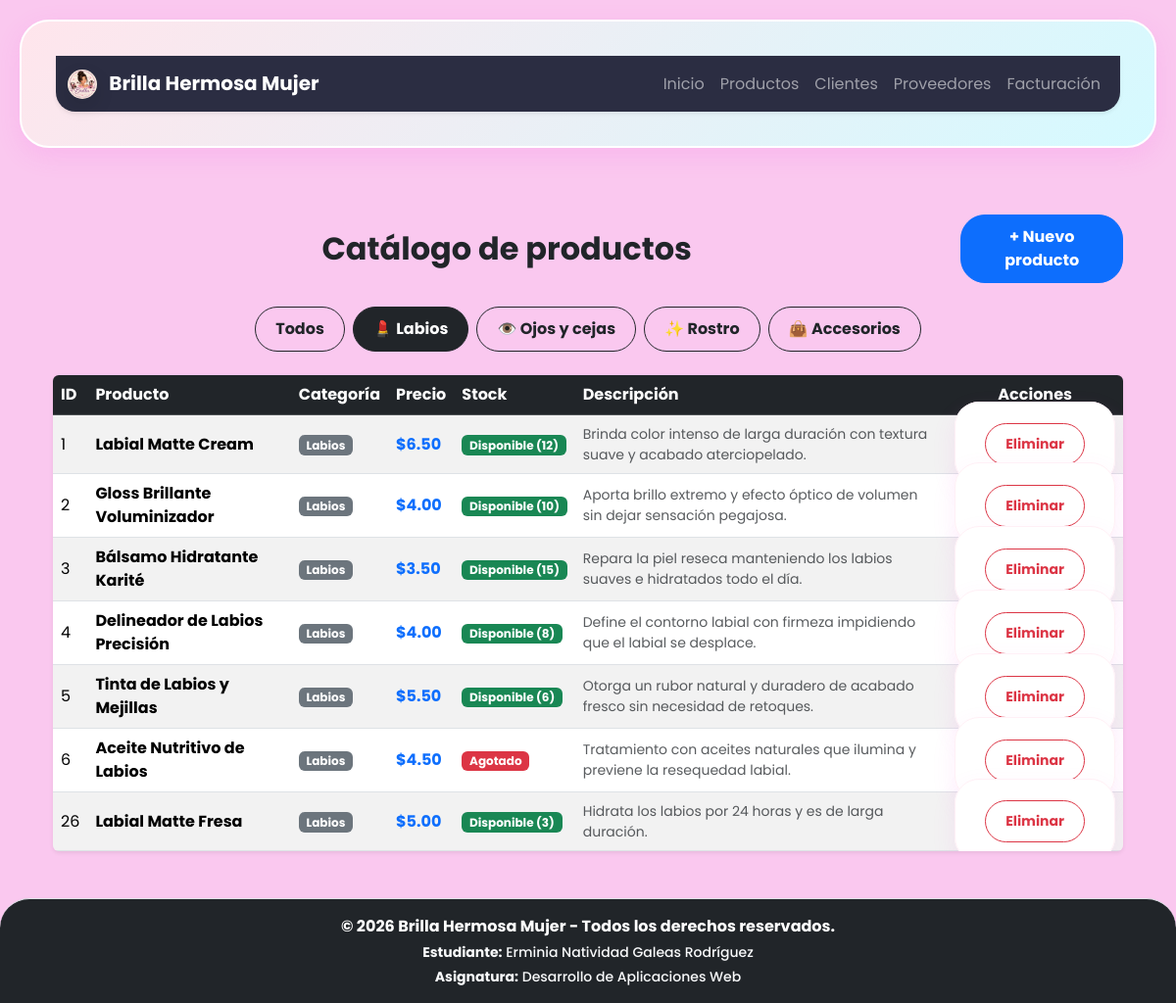
Page /productos?categoria=Labios on the committed database.
### tables this page shows
CREATE TABLE productos (
            id INTEGER PRIMARY KEY AUTOINCREMENT,
            nombre TEXT NOT NULL,
            precio REAL NOT NULL,
            stock INTEGER NOT NULL,
            categoria TEXT NOT NULL,
            descripcion TEXT NOT NULL,
            imagen TEXT DEFAULT 'img/Maquillaje.png'
        );

### app.py (the view)
@app.route('/productos')
def productos():
    cat_seleccionada = request.args.get('categoria', 'Todos')
    conn = obtener_conexion_db()
    cursor = conn.cursor()
    if cat_seleccionada != 'Todos':
        cursor.execute('SELECT * FROM productos WHERE categoria = ?', (cat_seleccionada,))
    else:
        cursor.execute('SELECT * FROM productos')
    productos_db = cursor.fetchall()
    conn.close()
    return render_template('productos.html', productos=productos_db, cat_seleccionada=cat_seleccionada)

### app.py (called while the page is built)
def obtener_conexion_db():
    conn = sqlite3.connect(DB_PATH)
    conn.row_factory = sqlite3.Row
    return conn

### templates/productos.html (shortened to what this page needs)
{% extends "base.html" %}
{% block content %}
<section class="container my-4">
    <div class="d-flex justify-content-between align-items-center mb-4">
        <h2 class="fw-bold text-dark mb-0">Catálogo de productos</h2>
        <a href="{{ url_for('formulario_producto') }}" class="btn btn-primary fw-bold">+ Nuevo producto</a>
    </div>
    <div class="mb-4 d-flex flex-wrap gap-2 justify-content-center">
        <a href="{{ url_for('productos', categoria='Todos') }}"
           class="btn {{ 'btn-dark' if cat_seleccionada == 'Todos' else 'btn-outline-dark' }}">
            Todos
        </a>
        <a href="{{ url_for('productos', categoria='Labios') }}"
           class="btn {{ 'btn-dark' if cat_seleccionada == 'Labios' else 'btn-outline-dark' }}">
            💄 Labios
        </a>
        <a href="{{ url_for('productos', categoria='Ojos y Cejas') }}"
           class="btn {{ 'btn-dark' if cat_seleccionada == 'Ojos y Cejas' else 'btn-outline-dark' }}">
            👁️ Ojos y cejas
        </a>
        <a href="{{ url_for('productos', categoria='Rostro') }}"
           class="btn {{ 'btn-dark' if cat_seleccionada == 'Rostro' else 'btn-outline-dark' }}">
            ✨ Rostro
        </a>
        <a href="{{ url_for('productos', categoria='Accesorios') }}"
           class="btn {{ 'btn-dark' if cat_seleccionada == 'Accesorios' else 'btn-outline-dark' }}">
            👜 Accesorios
        </a>
    </div>
    <div class="table-responsive shadow-sm rounded">
        <table class="table table-striped table-hover align-middle mb-0">
            <thead class="table-dark">
                <tr>
                    <th>ID</th>
                    <th>Producto</th>
                    <th>Categoría</th>
                    <th>Precio</th>
                    <th>Stock</th>
                    <th>Descripción</th>
                    <th class="text-center">Acciones</th>
                </tr>
            </thead>
            <tbody>
                {% for producto in productos %}
                <tr>
                    <td>{{ producto['id'] }}</td>
                    <td class="fw-bold">{{ producto['nombre'] }}</td>
                    <td><span class="badge bg-secondary">{{ producto['categoria'] }}</span></td>
                    <td class="text-primary fw-bold">${{ "%.2f"|format(producto['precio']) }}</td>
                    <td>
                        {% if producto['stock'] > 0 %}
                            <span class="badge bg-success">Disponible ({{ producto['stock'] }})</span>
                        {% else %}
                            <span class="badge bg-danger">Agotado</span>
                        {% endif %}
                    </td>
                    <td class="small text-muted">{{ producto['descripcion'] }}</td>
                    <td class="text-center">
                        <form action="{{ url_for('eliminar_producto', producto_id=producto['id']) }}" method="POST" style="display:inline;">
                            <button type="submit" class="btn btn-sm btn-outline-danger fw-bold" onclick="return confirm('¿Desea eliminar este producto?')">
                                Eliminar
                            </button>
                        </form>
                    </td>
                </tr>
                {% else %}
                <tr>
                    <td colspan="7" class="text-center py-4 text-muted">No hay productos registrados en esta categoría.</td>
                </tr>
                {% endfor %}
            </tbody>
        </table>
    </div>
</section>
{% endblock %}

### static/css/style.css (style rules this page uses)
* { scroll-behavior: smooth; }
body { background-color: #fac2eee5; font-family: 'Poppins', Arial, sans-serif; color: #4a4a4a; }
h2 { color: #4a154b; font-weight: bold; text-align: center; width: 100%; margin-bottom: 20px; }
form { background: white; padding: 30px; border-radius: 25px; box-shadow: 0 10px 25px rgba(247, 85, 225, 0.1); border: 1px solid #fff0f6; }
.btn { border-radius: 25px; font-weight: bold; padding: 10px 20px; transition: all 0.3s ease; }

### rows in the picture
productos: id "1", nombre "Labial Matte Cream", categoria "Labios", precio "6.50", stock "12", descripcion "Brinda color intenso de larga duración con textura suave y acabado aterciopelado."
productos: id "2", nombre "Gloss Brillante Voluminizador", categoria "Labios", precio "4.00", stock "10", descripcion "Aporta brillo extremo y efecto óptico de volumen sin dejar sensación pegajosa."
productos: id "3", nombre "Bálsamo Hidratante Karité", categoria "Labios", precio "3.50", stock "15", descripcion "Repara la piel reseca manteniendo los labios suaves e hidratados todo el día."
productos: id "4", nombre "Delineador de Labios Precisión", categoria "Labios", precio "4.00", stock "8", descripcion "Define el contorno labial con firmeza impidiendo que el labial se desplace."
productos: id "5", nombre "Tinta de Labios y Mejillas", categoria "Labios", precio "5.50", stock "6", descripcion "Otorga un rubor natural y duradero de acabado fresco sin necesidad de retoques."
productos: id "6", nombre "Aceite Nutritivo de Labios", categoria "Labios", precio "4.50", stock "Agotado", descripcion "Tratamiento con aceites naturales que ilumina y previene la resequedad labial."
productos: id "26", nombre "Labial Matte Fresa", categoria "Labios", precio "5.00", stock "3", descripcion "Hidrata los labios por 24 horas y es de larga duración."
